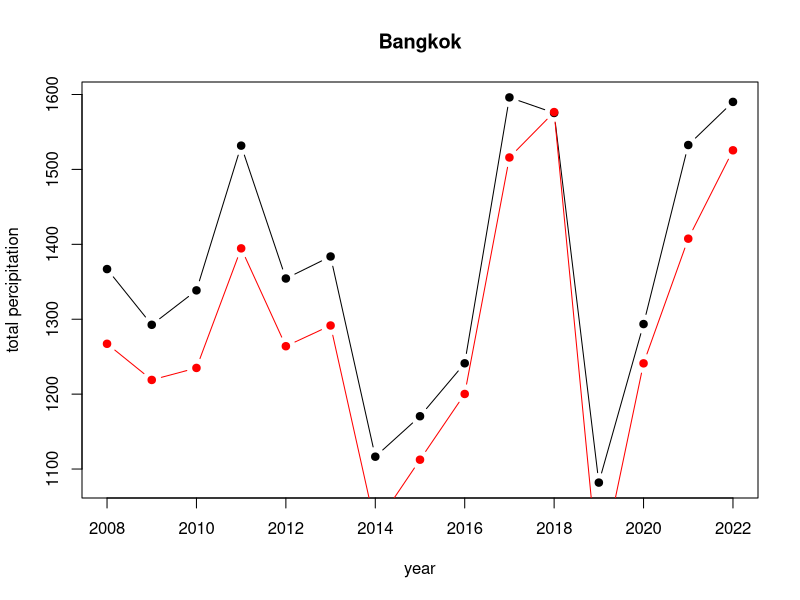
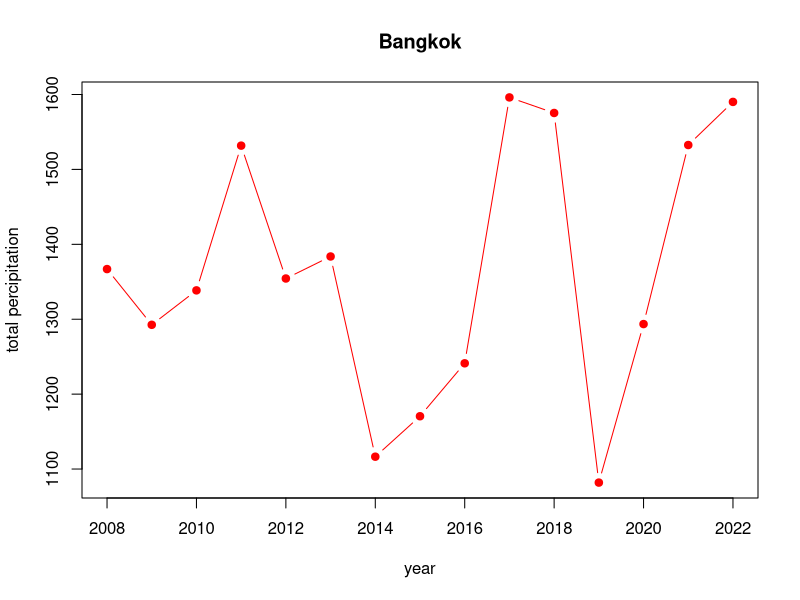
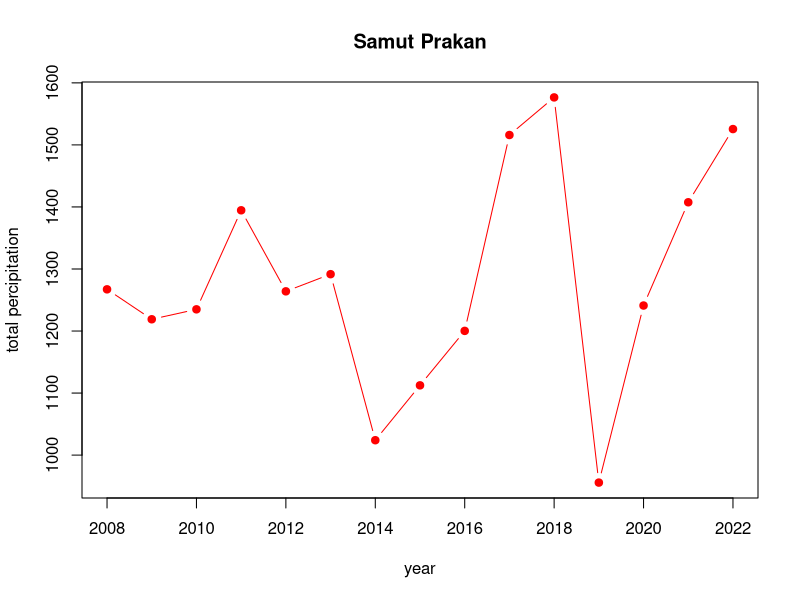
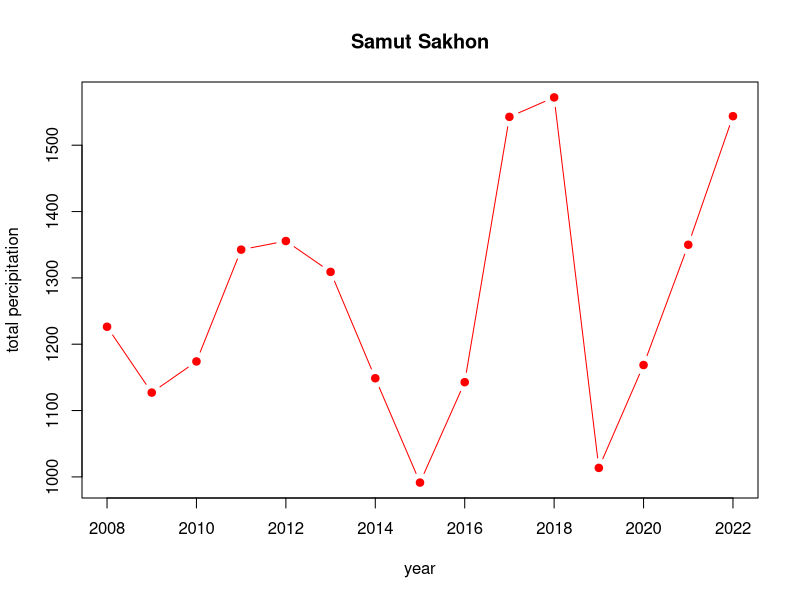
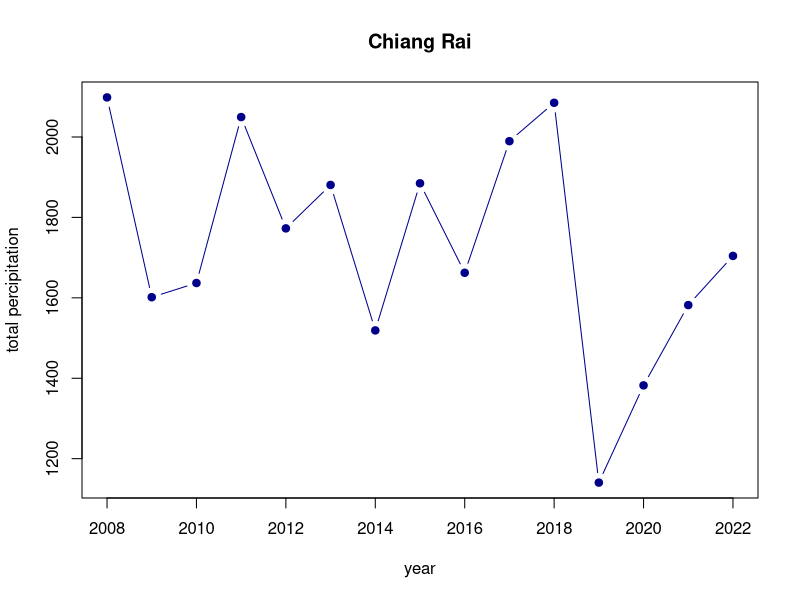
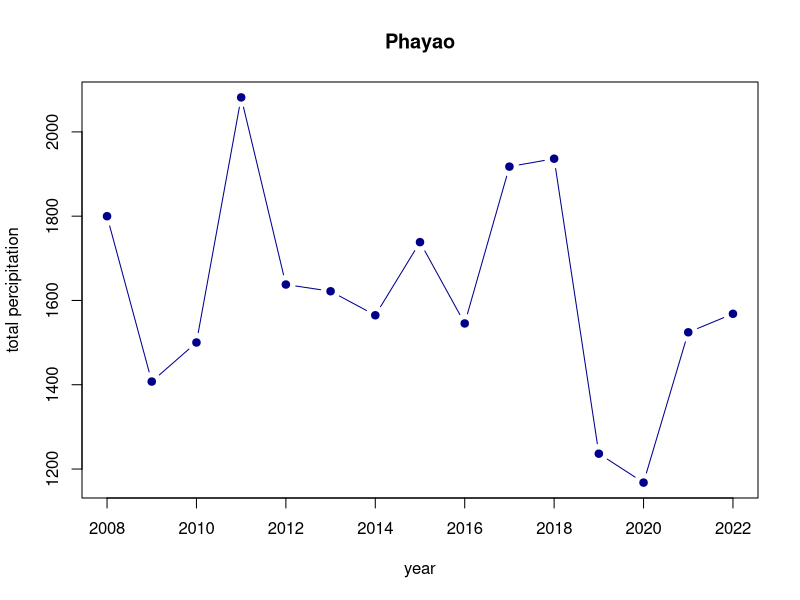
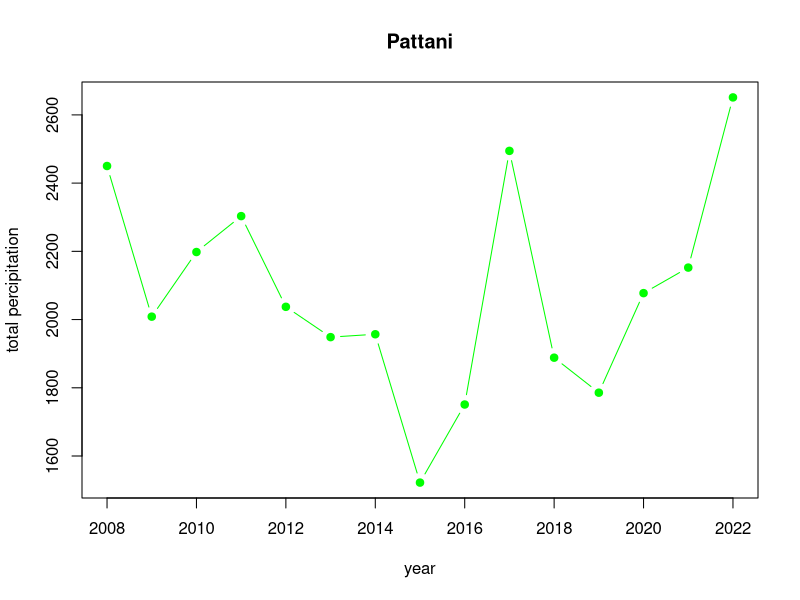
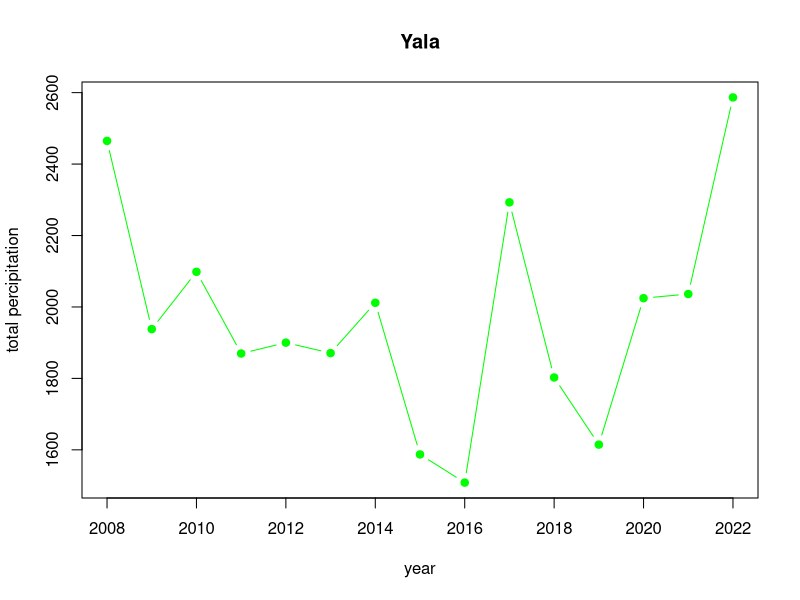

Generate these figures, in order, with R:
## ---- chunk 1
install.packages("readxl")
library(readxl)
## ---- chunk 2
Thailand_daymin <- read_excel("Thailand.xlsx",sheet = "era5_t2m_daymin_annual_Thailand")
Thailand_daymin
## ---- chunk 3
Thailand_daymax <- read_excel("Thailand.xlsx",sheet = "era5_t2m_daymax_annual_Thailand")
Thailand_daymax
## ---- chunk 4
Thailand_tp <- read_excel("Thailand.xlsx",sheet = "era5_tp(mm)_annual_Thailand")
Thailand_tp
## ---- chunk 5
Gideon <- read_excel("Dengue_Data.xlsx",sheet = "Gideon")
Gideon
## ---- chunk 6
Thailand_tp_sorted = Thailand_tp[order(Thailand_tp$`2022`, decreasing = TRUE), ]
Thailand_tp_sorted
## ---- chunk 7
#sub districts with Highest Precipitation
Thailand_tp_highest = head(Thailand_tp_sorted)
Thailand_tp_highest_list = Thailand_tp_highest$ADM1_EN
Thailand_tp_highest_list
## ---- chunk 8
#sub districts with Lowest Precipitation
Thailand_tp_lowest = tail(Thailand_tp_sorted) 
Thailand_tp_lowest_list = Thailand_tp_lowest$ADM1_EN
Thailand_tp_lowest_list
## ---- chunk 9
Thailand_daymax_sorted = Thailand_daymax[order(Thailand_daymax$`2022`, decreasing = TRUE), ]
Thailand_daymax_sorted
## ---- chunk 10
#sub districts with Highest max Temperatur
Thailand_daymax_highest = head(Thailand_daymax_sorted)
Thailand_daymax_highest_list = Thailand_daymax_highest$ADM1_EN
Thailand_daymax_highest_list
## ---- chunk 11
#sub districts with Lowest max temperatur
Thailand_daymax_lowest = tail(Thailand_daymax_sorted) 
Thailand_daymax_lowest_list = Thailand_daymax_lowest$ADM1_EN
Thailand_daymax_lowest_list
## ---- chunk 12
Thailand_daymin_sorted = Thailand_daymin[order(Thailand_daymin$`2022`, decreasing = TRUE), ]
Thailand_daymin_sorted
## ---- chunk 13
#sub districts with Highest min Temperatur
Thailand_daymin_highest = head(Thailand_daymin_sorted)
Thailand_daymin_highest_list = Thailand_daymin_highest$ADM1_EN
Thailand_daymin_highest_list
## ---- chunk 14
#sub districts with Lowest min temperatur
Thailand_daymin_lowest = tail(Thailand_daymin_sorted) 
Thailand_daymin_lowest_list = Thailand_daymin_lowest$ADM1_EN
Thailand_daymin_lowest_list
## ---- chunk 15
Thailand_temp_highest = unique(c(Thailand_daymax_highest_list, Thailand_daymin_highest_list))
Thailand_temp_highest
## ---- chunk 16
Thailand_temp_lowest = unique(c(Thailand_daymax_lowest_list, Thailand_daymin_lowest_list))
Thailand_temp_lowest
## ---- chunk 17
Thailand_temp_highest
## ---- chunk 18
Thailand_temp_lowest
## ---- chunk 19
Thailand_tp_highest_list
## ---- chunk 20
Thailand_tp_lowest_list
## ---- chunk 21
plot(x = colnames(Thailand_tp[,5:19]), y = Thailand_tp[1,5:19], type = "b", pch = 19, xlab = "year", ylab = "total percipitation", main = Thailand_tp[1,2]); lines(colnames(Thailand_tp[,5:19]), Thailand_tp[2,5:19], type = "b", pch = 19, col = "red")
## ---- chunk 22
#central 

plot(x = colnames(Thailand_tp[,5:19]), y = Thailand_tp[1,5:19], type = "b", pch = 19, col="red", xlab = "year", ylab = "total percipitation", main = Thailand_tp[1,2])

plot(x = colnames(Thailand_tp[,5:19]), y = Thailand_tp[2,5:19], type = "b", pch = 19, col="red", xlab = "year", ylab = "total percipitation", main = Thailand_tp[2,2])

plot(x = colnames(Thailand_tp[,5:19]), y = Thailand_tp[60,5:19], type = "b", pch = 19, col="red", xlab = "year", ylab = "total percipitation", main = Thailand_tp[60,2])

#north

plot(x = colnames(Thailand_tp[,5:19]), y = Thailand_tp[46,5:19], type = "b", pch = 19, col="darkblue", xlab = "year", ylab = "total percipitation", main = Thailand_tp[46,2])

plot(x = colnames(Thailand_tp[,5:19]), y = Thailand_tp[45,5:19], type = "b", pch = 19, col="darkblue", xlab = "year", ylab = "total percipitation", main = Thailand_tp[45,2])

#south

plot(x = colnames(Thailand_tp[,5:19]), y = Thailand_tp[75,5:19], type = "b", pch = 19, col="green", xlab = "year", ylab = "total percipitation", main = Thailand_tp[75,2])

plot(x = colnames(Thailand_tp[,5:19]), y = Thailand_tp[76,5:19], type = "b", pch = 19, col="green", xlab = "year", ylab = "total percipitation", main = Thailand_tp[76,2])

plot(x = colnames(Thailand_tp[,5:19]), y = Thailand_tp[77,5:19], type = "b", pch = 19, col="green", xlab = "year", ylab = "total percipitation", main = Thailand_tp[77,2])

#mid-tail

plot(x = colnames(Thailand_tp[,5:19]), y = Thailand_tp[69,5:19], type = "b", pch = 19, col="purple", xlab = "year", ylab = "total percipitation", main = Thailand_tp[69,2])

plot(x = colnames(Thailand_tp[,5:19]), y = Thailand_tp[70,5:19], type = "b", pch = 19, col="purple", xlab = "year", ylab = "total percipitation", main = Thailand_tp[70,2])

#west

plot(x = colnames(Thailand_tp[,5:19]), y = Thailand_tp[51,5:19], type = "b", pch = 19, col="turquoise", xlab = "year", ylab = "total percipitation", main = Thailand_tp[51,2])

plot(x = colnames(Thailand_tp[,5:19]), y = Thailand_tp[57,5:19], type = "b", pch = 19, col="turquoise", xlab = "year", ylab = "total percipitation", main = Thailand_tp[57,2])

#east

plot(x = colnames(Thailand_tp[,5:19]), y = Thailand_tp[22,5:19], type = "b", pch = 19, col="orange", xlab = "year", ylab = "total percipitation", main = Thailand_tp[22,2])

plot(x = colnames(Thailand_tp[,5:19]), y = Thailand_tp[23,5:19], type = "b", pch = 19, col="orange", xlab = "year", ylab = "total percipitation", main = Thailand_tp[23,2])

plot(x = colnames(Thailand_tp[,5:19]), y = Thailand_tp[26,5:19], type = "b", pch = 19, col="orange", xlab = "year", ylab = "total percipitation", main = Thailand_tp[26,2])

## ---- chunk 23
hist(Thailand_tp$"2008", breaks=15)
hist(Thailand_tp$"2009", breaks=15)
hist(Thailand_tp$"2010", breaks=15)
hist(Thailand_tp$"2011", breaks=15)
hist(Thailand_tp$"2012", breaks=15)
hist(Thailand_tp$"2013", breaks=15)
hist(Thailand_tp$"2014", breaks=15)
hist(Thailand_tp$"2015", breaks=15)
hist(Thailand_tp$"2016", breaks=15)
hist(Thailand_tp$"2017", breaks=15)
hist(Thailand_tp$"2018", breaks=15)
hist(Thailand_tp$"2019", breaks=15)
hist(Thailand_tp$"2020", breaks=15)
hist(Thailand_tp$"2021", breaks=15)
hist(Thailand_tp$"2022", breaks=15)
## ---- chunk 24
#load Dengue cases and death
cases = read_excel("Dengue_Data.xlsx", sheet = "Dengue_cases")
death = read_excel("Dengue_Data.xlsx", sheet = "Denge_deaths")


#clean data just for Thailand
cases_Thai = cases[,c(1,3)]
death_Thai = death[,c(1,3)]


#plot to see cases and death numbers over time
plot(cases_Thai, type = "b", pch = 19); plot(death_Thai, type = "b", pch = 19) 
